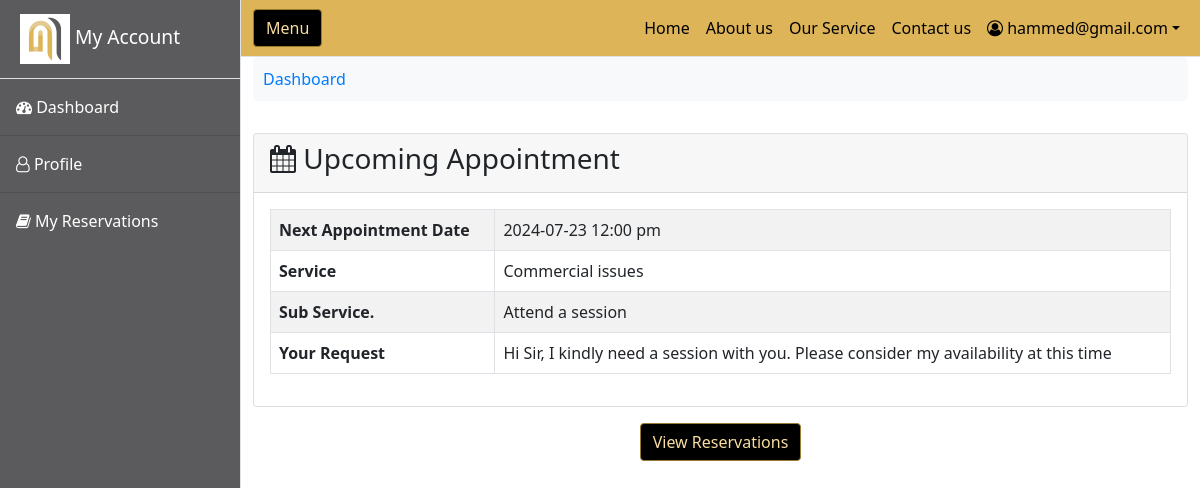
Page /account (signed in) on the committed database.
### tables this page shows
CREATE TABLE IF NOT EXISTS `users` (
  `user_id` int(10) UNSIGNED NOT NULL AUTO_INCREMENT,
  `first_name` varchar(50) DEFAULT NULL,
  `last_name` varchar(50) DEFAULT NULL,
  `email` varchar(80) DEFAULT NULL,
  `phone` varchar(20) DEFAULT NULL,
  `password` varchar(100) DEFAULT NULL,
  `created_at` datetime DEFAULT current_timestamp(),
  PRIMARY KEY (`user_id`),
  UNIQUE KEY `unique_email` (`email`)
);

CREATE TABLE IF NOT EXISTS `reservations` (
  `reservation_id` int(10) UNSIGNED NOT NULL AUTO_INCREMENT,
  `user_id` int(10) UNSIGNED NOT NULL,
  `created_at` datetime NOT NULL,
  `service_id` int(10) UNSIGNED NOT NULL,
  `appointment_date` date NOT NULL,
  `appointment_time` time NOT NULL,
  `subservice` varchar(35) NOT NULL,
  `call_method` varchar(20) NOT NULL,
  `payment_method` varchar(20) NOT NULL,
  `service_fee` decimal(10,2) NOT NULL,
  `service_description` text NOT NULL,
  `updated_at` datetime DEFAULT NULL,
  `modify_count` tinyint(4) NOT NULL DEFAULT 0,
  PRIMARY KEY (`reservation_id`),
  UNIQUE KEY `unique_appointment` (`appointment_date`,`appointment_time`),
  KEY `fk_reservation_user_id` (`user_id`),
  KEY `fk_reservation_service_id` (`service_id`)
);

CREATE TABLE IF NOT EXISTS `services` (
  `service_id` int(10) UNSIGNED NOT NULL AUTO_INCREMENT,
  `service_name` text NOT NULL,
  `service_description` text NOT NULL,
  `option` varchar(15) DEFAULT NULL,
  `default_price` decimal(10,2) NOT NULL,
  PRIMARY KEY (`service_id`)
);

### connect/config.php (called while the page is built, shortened)
<?php
class mypdo
{
	public $pdc = null;
	public function __construct()
	{
		$host = dbhost;
		$db = dbname;
		$user = dbuser;
		$pass = dbpass;
		$charset = 'utf8mb4';
		$dsn = "mysql:host=$host;dbname=$db;charset=$charset";
		$opt = array(PDO::ATTR_ERRMODE => PDO::ERRMODE_EXCEPTION, PDO::ATTR_DEFAULT_FETCH_MODE => PDO::FETCH_ASSOC, PDO::ATTR_EMULATE_PREPARES => false);
		$this->pdc = new PDO($dsn, $user, $pass, $opt);
	}
	public function get_one($qry, $val = '')
	{
		$stmt = $this->pdc->prepare($qry);
		if ($val != '') {
			$stmt->bindParam(1, $val, PDO::PARAM_STR);
		}
		$stmt->execute();
		if ($stmt->rowCount() > 0)
			return $stmt->fetch();
		else
			return null;
	}
	public function get_all($qry, $val = '')
	{
		$stmt = $this->pdc->prepare($qry);
		$stmt->execute();
		return $stmt->fetchAll();
	}
}

### account/index.php (the view, shortened to what this page needs)
<?php
require "../connect/config.php";
$user_id = intval($_SESSION['user_id']);
$pdo = new mypdo();
$user = $pdo->get_one("SELECT * FROM users WHERE user_id = ?", $user_id);
$datetime_now = date("H:i:s H:i:s", time());
$reservations = $pdo->get_all("SELECT  b.service_name, a.* FROM reservations a LEFT JOIN services b ON a.service_id = b.service_id  WHERE a.user_id = '$user_id' AND CONCAT(appointment_date, ' ', appointment_time) > '$datetime_now' ORDER BY appointment_date ASC, appointment_time ASC");
?>
<?php require_once("../templates/user_header.php"); ?>
<div class="container-fluid text-center">
    <nav aria-label="breadcrumb">
        <ol class="breadcrumb main_breadcrumb">
            <li class="breadcrumb-item"><a href="./">Dashboard</a></li>
        </ol>
    </nav>
    <div class="py-3">
        <div class="card pallet_card text-start primary">
            <div class="card-header">
                <h3><span class="fa fa-calendar"></span> Upcoming  Appointment</h3>
            </div>
            <div class="card-body">
 <?php if(count($reservations) > 0){ $reservation = $reservations[0];  ?>
            <table class="table table-bordered table-striped">
                    <tbody>
                        <tr>
                            <th>Next Appointment Date</th>
                            <td>
                                <?php echo date("Y-m-d h:i a", strtotime($reservation['appointment_date']. ' '.$reservation['appointment_time'])); ?>
                            </td>
                        </tr>
                        <tr>
                            <th>Service</th>
                            <td>
                                <?php echo $reservation['service_name']; ?>
                            </td>
                        </tr>
                        <?php if($reservation['subservice'] != ""){ ?>
                        <tr>
                            <th>Sub Service.</th>
                            <td>
                            <?php echo $reservation['subservice']; ?>
                            </td>
                        </tr>
                        <?php } ?>
                        <tr>
                            <th>Your Request</th>
                            <td>
                            <?php echo $reservation['service_description']; ?>
                            </td>
                        </tr>
                                       </tbody>
                </table>
<?php } ?>
            </div>
        </div>
    </div>
    <div class="text-center"><a href="my-reservations.php" class="btn btn-primary"> View Reservations </a></div>
</div>
<?php require_once("../templates/user_footer.php"); ?>

### templates/user_header.php (shortened to what this page needs)
<!DOCTYPE html>
<html lang="en">
<head>
    <link href="../css/bootstrap.min.css" rel="stylesheet" />
    <link href="../css/font-awesome.min.css" rel="stylesheet" />
    <link href="../css/toastr.min.css" rel="stylesheet" />
    <link href="../css/custom.css" rel="stylesheet" />
</head>
<body>
    <div class="d-flex" id="wrapper">
        <div class="border-end side_nav" id="sidebar-wrapper">
            <div class="sidebar-heading border-bottom"><img src="../img/logo.jpeg"> My Account</div>
            <div class="list-group list-group-flush">
                <a class="list-group-item list-group-item-action list-group-item-light p-3" href="./"><span class="fa fa-dashboard"></span> Dashboard</a>
                <a class="list-group-item list-group-item-action list-group-item-light p-3" href="profile.php"><span class="fa fa-user-o"></span> Profile</a>
                <a class="list-group-item list-group-item-action list-group-item-light p-3" href="my-reservations.php"><span class="fa fa-book"></span> My Reservations</a>
            </div>
        </div>
        <div id="page-content-wrapper">
            <nav class="navbar navbar-expand-lg navbar-light bg-light border-bottom top-nav">
                <div class="container-fluid">
                    <button class="btn btn-primary" id="sidebarToggle">Menu</button>
                    <div class="collapse navbar-collapse" id="navbarSupportedContent">
                        <ul class="navbar-nav ms-auto mt-2 mt-lg-0">
                            <li class="nav-item active"><a class="nav-link" href="../">Home</a></li>
                            <li class="nav-item active"><a class="nav-link" href="../about.php">About us</a></li>
                            <li class="nav-item active"><a class="nav-link" href="../our-service.php">Our Service</a></li>
                            <li class="nav-item active"><a class="nav-link" href="../contact.php">Contact us</a></li>
                            <li class="nav-item dropdown">
                                <a class="nav-link dropdown-toggle" id="navbarDropdown" href="#" role="button" data-bs-toggle="dropdown" aria-haspopup="true" aria-expanded="false"><i class="fa fa-user-circle-o"></i> <?php echo $user['email']; ?></a>
                            </li>
                        </ul>
                    </div>
                </div>
            </nav>

### css/custom.css (style rules this page uses)
.btn-primary { background-color: #286bc8; }
.btn.btn-primary { background-color: #000; color: #f8dd9f; border-color: #9a7b32; }
.top-nav { background-color: #ddb458 !important; color: #000; }
.top-nav li a { color: #000 !important; font-size: 16px; }
.side_nav, .side_nav .list-group, .side_nav .list-group a { background-color: #5b5b5d !important; color: #FFF !important; }
#sidebar-wrapper { min-height: 100vh; margin-left: -15rem; transition: margin 0.25s ease-out; }
#sidebar-wrapper .sidebar-heading { padding: 0.875rem 1.25rem; font-size: 1.2rem; }
#sidebar-wrapper .sidebar-heading img { max-height: 50px; }
#sidebar-wrapper .list-group { width: 15rem; }
#page-content-wrapper { min-width: 100vw; }
@media (min-width: 768px) { #sidebar-wrapper { margin-left: 0; } }
@media (min-width: 768px) { #page-content-wrapper { min-width: 0; width: 100%; } }
* { box-sizing: border-box; }
.main_breadcrumb { background-color: #f8f9fa; padding: 10px; border-radius: 5px; }
.main_breadcrumb .breadcrumb-item { font-size: 16px; margin-right: 5px; }
.main_breadcrumb .breadcrumb-item a { text-decoration: none; color: #007bff; }
body { top: 0px !important; }

### rows in the picture
users: email "hammed@gmail.com"
reservations: appointment_date+appointment_time "2024-07-23 12:00 pm", service.service_name "Commercial issues", subservice "Attend a session", service_description "Hi Sir, I kindly need a session with you. Please consider my availability at this time"
